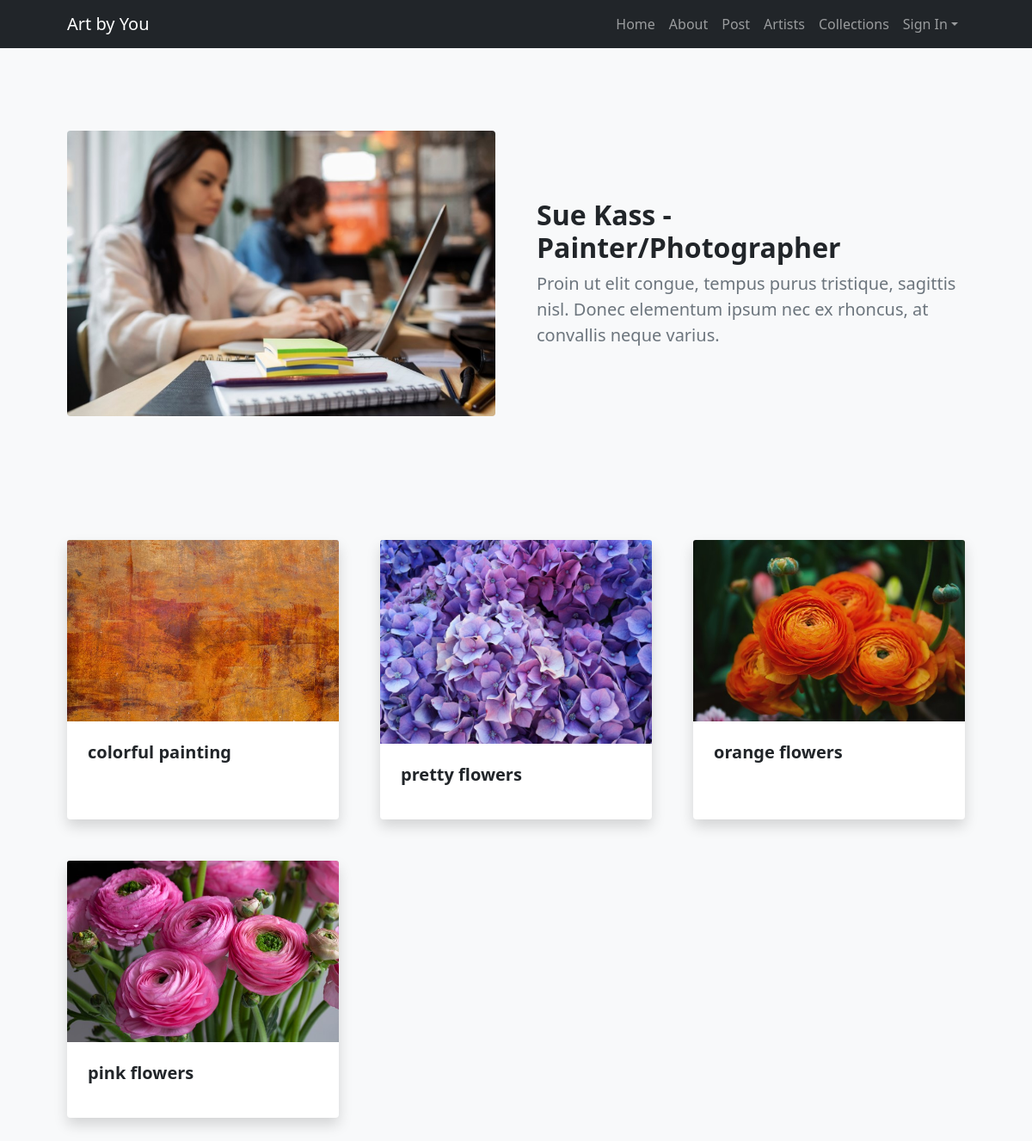
/aboutArtists.php?name=Sue Kass, run on the app's committed database.
### tables this page shows
CREATE TABLE `artists` (
  `ArtistID` int(11) NOT NULL,
  `Name` varchar(100) NOT NULL,
  `ArtistImage` varchar(50) NOT NULL,
  `Type` varchar(100) NOT NULL,
  `Description` text NOT NULL
);

CREATE TABLE `artwork` (
  `ArtID` int(11) NOT NULL,
  `Title` varchar(100) NOT NULL,
  `ArtImage` varchar(50) NOT NULL,
  `ThemeID` int(11) NOT NULL,
  `ArtistID` int(11) NOT NULL
);

### aboutArtists.php (the view, shortened to what this page needs)
<!DOCTYPE html>
<html lang="en">
    <head>
        <link href="https://cdn.jsdelivr.net/npm/bootstrap-icons@1.5.0/font/bootstrap-icons.css" rel="stylesheet" />
        <link href="css/styles.css" rel="stylesheet" />
    </head>
    <body class="d-flex flex-column">
        <main class="flex-shrink-0">
            <nav class="navbar navbar-expand-lg navbar-dark bg-dark">
                <div class="container px-5">
                    <a class="navbar-brand" href="index.php">Art by You</a>
                    <div class="collapse navbar-collapse" id="navbarSupportedContent">
                        <ul class="navbar-nav ms-auto mb-2 mb-lg-0">
                            <li class="nav-item"><a class="nav-link" href="index.php">Home</a></li>
                            <li class="nav-item"><a class="nav-link" href="about.php">About</a></li>
                            <li class="nav-item"><a class="nav-link" href="post.php">Post</a></li>
                            <li class="nav-item"><a class="nav-link" href="artists.php">Artists</a></li>
                            <li class="nav-item"><a class="nav-link" href="collections_T.php">Collections</a></li>
                            <li class="nav-item dropdown">
                                <a class="nav-link dropdown-toggle" href="#" id="navbarDropdown" role="button" data-bs-toggle="dropdown" aria-expanded="false">Sign In</a>
                            </li>
                        </ul>
                    </div>
                </div>
            </nav>
            <section class="py-5 bg-light" id="scroll-target">
            <?php
    include('serverlogin.php');
    $conn = new mysqli($db_hostname, $db_username, $db_password, $db_database);
    $name1 = $_GET['name'];
    $sql = "SELECT * FROM artists WHERE Name = '$name1'";
    $result = $conn->query($sql);
    if ($result->num_rows > 0) {
        while($row = $result->fetch_assoc()) {
            $text = $row['Name'];
            $img = $row['ArtistImage'];
            $profession = $row['Type'];
            $description = $row['Description'];
            $output = <<<HTML
                <div class="container px-5 my-5">
                    <div class="row gx-5 align-items-center">
                        <div class="col-lg-6"><img class="img-fluid rounded mb-5 mb-lg-0" src="$img" alt="..." /></div>
                        <div class="col-lg-6">
                            <h2 class="fw-bolder">$text - $profession</h2>
                            <p class="lead fw-normal text-muted mb-0">$description</p>
                        </div>
                    </div>
                </div>
            HTML;
            echo $output;
        }
    } else {
        echo "There are no results";
    }
?>
    <section class="py-5">
        <div class="container px-5 my-5">
            <div class="row gx-5">
            <?php
include('serverlogin.php');
$conn = new mysqli($db_hostname, $db_username, $db_password, $db_database);
$name1 = $_GET['name'];
$sql = "SELECT Title, ArtImage FROM artwork JOIN artists ON artwork.ArtistID = artists.ArtistID WHERE Name = '$name1'";
$result = $conn->query($sql);
if ($result->num_rows > 0) {
    while($row = $result->fetch_assoc()) {
        $text = $row['Title'];
        $img = $row['ArtImage'];
        $output = <<<HTML
            <div class="col-lg-4 mb-5">
                <div class="card h-100 shadow border-0">
                    <img class="card-img-top" src="$img" alt="..." />
                    <div class="card-body p-4">
                        <h5 class="card-title fw-bolder mb-3">$text</h5>
                    </div>
                </div>
            </div>
        HTML;
        echo $output;
    }
} else {
    echo "There are no results";
}
?>
</div>
</div>
            </section>
        </main>
    </body>
</html>

### data on the page
artists: ArtistImage (picture), Name "Sue Kass", Type "Painter/Photographer", Description "Proin ut elit congue, tempus purus tristique, sagittis nisl. Donec elementum ipsum nec ex rhoncus, at convallis neque varius."
artwork: ArtImage (picture), Title "colorful painting"
artwork: ArtImage (picture), Title "pretty flowers"
artwork: ArtImage (picture), Title "orange flowers"
artwork: ArtImage (picture), Title "pink flowers"
